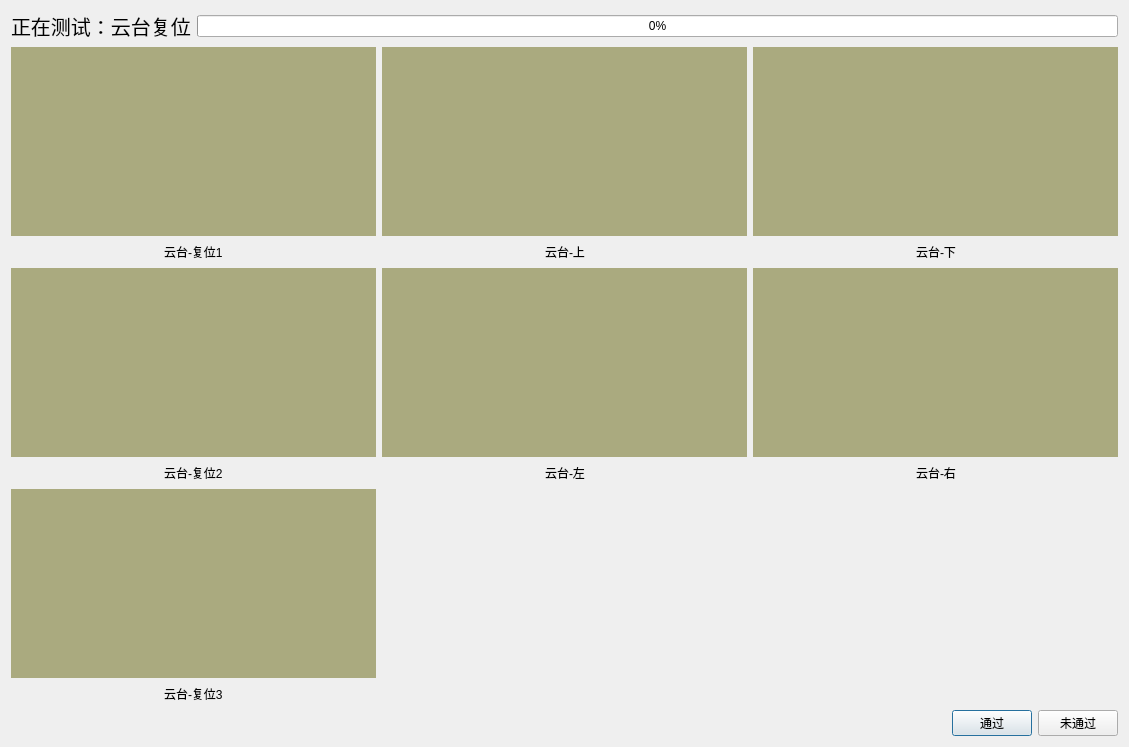
<?xml version="1.0" encoding="UTF-8"?>
<ui version="4.0">
 <class>ptz_Dialog</class>
 <widget class="QDialog" name="ptz_Dialog">
  <property name="geometry">
   <rect>
    <x>0</x>
    <y>0</y>
    <width>1129</width>
    <height>747</height>
   </rect>
  </property>
  <property name="windowTitle">
   <string>云台测试</string>
  </property>
  <layout class="QVBoxLayout" name="verticalLayout" stretch="0,1,0">
   <item>
    <layout class="QHBoxLayout" name="layout_progress">
     <item>
      <widget class="QLabel" name="label_step">
       <property name="font">
        <font>
         <pointsize>15</pointsize>
        </font>
       </property>
       <property name="text">
        <string>正在测试：云台复位</string>
       </property>
       <property name="margin">
        <number>8</number>
       </property>
      </widget>
     </item>
     <item>
      <widget class="QProgressBar" name="progressBar">
       <property name="value">
        <number>0</number>
       </property>
      </widget>
     </item>
    </layout>
   </item>
   <item>
    <layout class="QGridLayout" name="layout_test_step" rowstretch="1,1,1" columnstretch="1,1,1">
     <item row="0" column="1">
      <layout class="QVBoxLayout" name="layout_ptz_up" stretch="1,0">
       <item>
        <widget class="QLabel" name="label_ptz_up_pic">
         <property name="palette">
          <palette>
           <active>
            <colorrole role="Button">
             <brush brushstyle="SolidPattern">
              <color alpha="255">
               <red>170</red>
               <green>170</green>
               <blue>127</blue>
              </color>
             </brush>
            </colorrole>
            <colorrole role="Base">
             <brush brushstyle="SolidPattern">
              <color alpha="255">
               <red>170</red>
               <green>170</green>
               <blue>127</blue>
              </color>
             </brush>
            </colorrole>
            <colorrole role="Window">
             <brush brushstyle="SolidPattern">
              <color alpha="255">
               <red>170</red>
               <green>170</green>
               <blue>127</blue>
              </color>
             </brush>
            </colorrole>
           </active>
           <inactive>
            <colorrole role="Button">
             <brush brushstyle="SolidPattern">
              <color alpha="255">
               <red>170</red>
               <green>170</green>
               <blue>127</blue>
              </color>
             </brush>
            </colorrole>
            <colorrole role="Base">
             <brush brushstyle="SolidPattern">
              <color alpha="255">
               <red>170</red>
               <green>170</green>
               <blue>127</blue>
              </color>
             </brush>
            </colorrole>
            <colorrole role="Window">
             <brush brushstyle="SolidPattern">
              <color alpha="255">
               <red>170</red>
               <green>170</green>
               <blue>127</blue>
              </color>
             </brush>
            </colorrole>
           </inactive>
           <disabled>
            <colorrole role="Button">
             <brush brushstyle="SolidPattern">
              <color alpha="255">
               <red>170</red>
               <green>170</green>
               <blue>127</blue>
              </color>
             </brush>
            </colorrole>
            <colorrole role="Base">
             <brush brushstyle="SolidPattern">
              <color alpha="255">
               <red>170</red>
               <green>170</green>
               <blue>127</blue>
              </color>
             </brush>
            </colorrole>
            <colorrole role="Window">
             <brush brushstyle="SolidPattern">
              <color alpha="255">
               <red>170</red>
               <green>170</green>
               <blue>127</blue>
              </color>
             </brush>
            </colorrole>
           </disabled>
          </palette>
         </property>
         <property name="styleSheet">
          <string notr="true">background-color: rgb(170, 170, 127);</string>
         </property>
         <property name="text">
          <string/>
         </property>
         <property name="scaledContents">
          <bool>true</bool>
         </property>
        </widget>
       </item>
       <item>
        <layout class="QHBoxLayout" name="layout_ptz_up_result">
         <item>
          <spacer name="horizontalSpacer_15">
           <property name="orientation">
            <enum>Qt::Horizontal</enum>
           </property>
           <property name="sizeHint" stdset="0">
            <size>
             <width>40</width>
             <height>20</height>
            </size>
           </property>
          </spacer>
         </item>
         <item>
          <widget class="QLabel" name="label_ptz_up_text">
           <property name="text">
            <string>云台-上</string>
           </property>
          </widget>
         </item>
         <item>
          <spacer name="horizontalSpacer_16">
           <property name="orientation">
            <enum>Qt::Horizontal</enum>
           </property>
           <property name="sizeHint" stdset="0">
            <size>
             <width>40</width>
             <height>20</height>
            </size>
           </property>
          </spacer>
         </item>
        </layout>
       </item>
      </layout>
     </item>
     <item row="1" column="2">
      <layout class="QVBoxLayout" name="layout_ptz_right" stretch="1,0">
       <item>
        <widget class="QLabel" name="label_ptz_right_pic">
         <property name="palette">
          <palette>
           <active>
            <colorrole role="Button">
             <brush brushstyle="SolidPattern">
              <color alpha="255">
               <red>170</red>
               <green>170</green>
               <blue>127</blue>
              </color>
             </brush>
            </colorrole>
            <colorrole role="Base">
             <brush brushstyle="SolidPattern">
              <color alpha="255">
               <red>170</red>
               <green>170</green>
               <blue>127</blue>
              </color>
             </brush>
            </colorrole>
            <colorrole role="Window">
             <brush brushstyle="SolidPattern">
              <color alpha="255">
               <red>170</red>
               <green>170</green>
               <blue>127</blue>
              </color>
             </brush>
            </colorrole>
           </active>
           <inactive>
            <colorrole role="Button">
             <brush brushstyle="SolidPattern">
              <color alpha="255">
               <red>170</red>
               <green>170</green>
               <blue>127</blue>
              </color>
             </brush>
            </colorrole>
            <colorrole role="Base">
             <brush brushstyle="SolidPattern">
              <color alpha="255">
               <red>170</red>
               <green>170</green>
               <blue>127</blue>
              </color>
             </brush>
            </colorrole>
            <colorrole role="Window">
             <brush brushstyle="SolidPattern">
              <color alpha="255">
               <red>170</red>
               <green>170</green>
               <blue>127</blue>
              </color>
             </brush>
            </colorrole>
           </inactive>
           <disabled>
            <colorrole role="Button">
             <brush brushstyle="SolidPattern">
              <color alpha="255">
               <red>170</red>
               <green>170</green>
               <blue>127</blue>
              </color>
             </brush>
            </colorrole>
            <colorrole role="Base">
             <brush brushstyle="SolidPattern">
              <color alpha="255">
               <red>170</red>
               <green>170</green>
               <blue>127</blue>
              </color>
             </brush>
            </colorrole>
            <colorrole role="Window">
             <brush brushstyle="SolidPattern">
              <color alpha="255">
               <red>170</red>
               <green>170</green>
               <blue>127</blue>
              </color>
             </brush>
            </colorrole>
           </disabled>
          </palette>
         </property>
         <property name="styleSheet">
          <string notr="true">background-color: rgb(170, 170, 127);</string>
         </property>
         <property name="text">
          <string/>
         </property>
         <property name="scaledContents">
          <bool>true</bool>
         </property>
        </widget>
       </item>
       <item>
        <layout class="QHBoxLayout" name="layout_ptz_right_result">
         <item>
          <spacer name="horizontalSpacer_21">
           <property name="orientation">
            <enum>Qt::Horizontal</enum>
           </property>
           <property name="sizeHint" stdset="0">
            <size>
             <width>40</width>
             <height>20</height>
            </size>
           </property>
          </spacer>
         </item>
         <item>
          <widget class="QLabel" name="label_ptz_right_text">
           <property name="text">
            <string>云台-右</string>
           </property>
          </widget>
         </item>
         <item>
          <spacer name="horizontalSpacer_22">
           <property name="orientation">
            <enum>Qt::Horizontal</enum>
           </property>
           <property name="sizeHint" stdset="0">
            <size>
             <width>40</width>
             <height>20</height>
            </size>
           </property>
          </spacer>
         </item>
        </layout>
       </item>
      </layout>
     </item>
     <item row="0" column="0">
      <layout class="QVBoxLayout" name="layout_ptz_reset_1" stretch="1,0">
       <item>
        <widget class="QLabel" name="label_ptz_reset_1_pic">
         <property name="palette">
          <palette>
           <active>
            <colorrole role="Button">
             <brush brushstyle="SolidPattern">
              <color alpha="255">
               <red>170</red>
               <green>170</green>
               <blue>127</blue>
              </color>
             </brush>
            </colorrole>
            <colorrole role="Base">
             <brush brushstyle="SolidPattern">
              <color alpha="255">
               <red>170</red>
               <green>170</green>
               <blue>127</blue>
              </color>
             </brush>
            </colorrole>
            <colorrole role="Window">
             <brush brushstyle="SolidPattern">
              <color alpha="255">
               <red>170</red>
               <green>170</green>
               <blue>127</blue>
              </color>
             </brush>
            </colorrole>
           </active>
           <inactive>
            <colorrole role="Button">
             <brush brushstyle="SolidPattern">
              <color alpha="255">
               <red>170</red>
               <green>170</green>
               <blue>127</blue>
              </color>
             </brush>
            </colorrole>
            <colorrole role="Base">
             <brush brushstyle="SolidPattern">
              <color alpha="255">
               <red>170</red>
               <green>170</green>
               <blue>127</blue>
              </color>
             </brush>
            </colorrole>
            <colorrole role="Window">
             <brush brushstyle="SolidPattern">
              <color alpha="255">
               <red>170</red>
               <green>170</green>
               <blue>127</blue>
              </color>
             </brush>
            </colorrole>
           </inactive>
           <disabled>
            <colorrole role="Button">
             <brush brushstyle="SolidPattern">
              <color alpha="255">
               <red>170</red>
               <green>170</green>
               <blue>127</blue>
              </color>
             </brush>
            </colorrole>
            <colorrole role="Base">
             <brush brushstyle="SolidPattern">
              <color alpha="255">
               <red>170</red>
               <green>170</green>
               <blue>127</blue>
              </color>
             </brush>
            </colorrole>
            <colorrole role="Window">
             <brush brushstyle="SolidPattern">
              <color alpha="255">
               <red>170</red>
               <green>170</green>
               <blue>127</blue>
              </color>
             </brush>
            </colorrole>
           </disabled>
          </palette>
         </property>
         <property name="styleSheet">
          <string notr="true">background-color: rgb(170, 170, 127);</string>
         </property>
         <property name="text">
          <string/>
         </property>
         <property name="scaledContents">
          <bool>true</bool>
         </property>
        </widget>
       </item>
       <item>
        <layout class="QHBoxLayout" name="layout_ptz_reset_1_result">
         <item>
          <spacer name="horizontalSpacer_25">
           <property name="orientation">
            <enum>Qt::Horizontal</enum>
           </property>
           <property name="sizeHint" stdset="0">
            <size>
             <width>40</width>
             <height>20</height>
            </size>
           </property>
          </spacer>
         </item>
         <item>
          <widget class="QLabel" name="label_ptz_reset_1_text">
           <property name="text">
            <string>云台-复位1</string>
           </property>
          </widget>
         </item>
         <item>
          <spacer name="horizontalSpacer_26">
           <property name="orientation">
            <enum>Qt::Horizontal</enum>
           </property>
           <property name="sizeHint" stdset="0">
            <size>
             <width>40</width>
             <height>20</height>
            </size>
           </property>
          </spacer>
         </item>
        </layout>
       </item>
      </layout>
     </item>
     <item row="0" column="2">
      <layout class="QVBoxLayout" name="layout_ptz_down" stretch="1,0">
       <item>
        <widget class="QLabel" name="label_ptz_down_pic">
         <property name="palette">
          <palette>
           <active>
            <colorrole role="Button">
             <brush brushstyle="SolidPattern">
              <color alpha="255">
               <red>170</red>
               <green>170</green>
               <blue>127</blue>
              </color>
             </brush>
            </colorrole>
            <colorrole role="Base">
             <brush brushstyle="SolidPattern">
              <color alpha="255">
               <red>170</red>
               <green>170</green>
               <blue>127</blue>
              </color>
             </brush>
            </colorrole>
            <colorrole role="Window">
             <brush brushstyle="SolidPattern">
              <color alpha="255">
               <red>170</red>
               <green>170</green>
               <blue>127</blue>
              </color>
             </brush>
            </colorrole>
           </active>
           <inactive>
            <colorrole role="Button">
             <brush brushstyle="SolidPattern">
              <color alpha="255">
               <red>170</red>
               <green>170</green>
               <blue>127</blue>
              </color>
             </brush>
            </colorrole>
            <colorrole role="Base">
             <brush brushstyle="SolidPattern">
              <color alpha="255">
               <red>170</red>
               <green>170</green>
               <blue>127</blue>
              </color>
             </brush>
            </colorrole>
            <colorrole role="Window">
             <brush brushstyle="SolidPattern">
              <color alpha="255">
               <red>170</red>
               <green>170</green>
               <blue>127</blue>
              </color>
             </brush>
            </colorrole>
           </inactive>
           <disabled>
            <colorrole role="Button">
             <brush brushstyle="SolidPattern">
              <color alpha="255">
               <red>170</red>
               <green>170</green>
               <blue>127</blue>
              </color>
             </brush>
            </colorrole>
            <colorrole role="Base">
             <brush brushstyle="SolidPattern">
              <color alpha="255">
               <red>170</red>
               <green>170</green>
               <blue>127</blue>
              </color>
             </brush>
            </colorrole>
            <colorrole role="Window">
             <brush brushstyle="SolidPattern">
              <color alpha="255">
               <red>170</red>
               <green>170</green>
               <blue>127</blue>
              </color>
             </brush>
            </colorrole>
           </disabled>
          </palette>
         </property>
         <property name="styleSheet">
          <string notr="true">background-color: rgb(170, 170, 127);</string>
         </property>
         <property name="text">
          <string/>
         </property>
         <property name="scaledContents">
          <bool>true</bool>
         </property>
        </widget>
       </item>
       <item>
        <layout class="QHBoxLayout" name="layout_ptz_down_result">
         <item>
          <spacer name="horizontalSpacer_13">
           <property name="orientation">
            <enum>Qt::Horizontal</enum>
           </property>
           <property name="sizeHint" stdset="0">
            <size>
             <width>40</width>
             <height>20</height>
            </size>
           </property>
          </spacer>
         </item>
         <item>
          <widget class="QLabel" name="label_ptz_down_text">
           <property name="text">
            <string>云台-下</string>
           </property>
          </widget>
         </item>
         <item>
          <spacer name="horizontalSpacer_14">
           <property name="orientation">
            <enum>Qt::Horizontal</enum>
           </property>
           <property name="sizeHint" stdset="0">
            <size>
             <width>40</width>
             <height>20</height>
            </size>
           </property>
          </spacer>
         </item>
        </layout>
       </item>
      </layout>
     </item>
     <item row="1" column="0">
      <layout class="QVBoxLayout" name="layout_ptz_reset_2" stretch="1,0">
       <item>
        <widget class="QLabel" name="label_ptz_reset_2_pic">
         <property name="palette">
          <palette>
           <active>
            <colorrole role="Button">
             <brush brushstyle="SolidPattern">
              <color alpha="255">
               <red>170</red>
               <green>170</green>
               <blue>127</blue>
              </color>
             </brush>
            </colorrole>
            <colorrole role="Base">
             <brush brushstyle="SolidPattern">
              <color alpha="255">
               <red>170</red>
               <green>170</green>
               <blue>127</blue>
              </color>
             </brush>
            </colorrole>
            <colorrole role="Window">
             <brush brushstyle="SolidPattern">
              <color alpha="255">
               <red>170</red>
               <green>170</green>
               <blue>127</blue>
              </color>
             </brush>
            </colorrole>
           </active>
           <inactive>
            <colorrole role="Button">
             <brush brushstyle="SolidPattern">
              <color alpha="255">
               <red>170</red>
               <green>170</green>
               <blue>127</blue>
              </color>
             </brush>
            </colorrole>
            <colorrole role="Base">
             <brush brushstyle="SolidPattern">
              <color alpha="255">
               <red>170</red>
               <green>170</green>
               <blue>127</blue>
              </color>
             </brush>
            </colorrole>
            <colorrole role="Window">
             <brush brushstyle="SolidPattern">
              <color alpha="255">
               <red>170</red>
               <green>170</green>
               <blue>127</blue>
              </color>
             </brush>
            </colorrole>
           </inactive>
           <disabled>
            <colorrole role="Button">
             <brush brushstyle="SolidPattern">
              <color alpha="255">
               <red>170</red>
               <green>170</green>
               <blue>127</blue>
              </color>
             </brush>
            </colorrole>
            <colorrole role="Base">
             <brush brushstyle="SolidPattern">
              <color alpha="255">
               <red>170</red>
               <green>170</green>
               <blue>127</blue>
              </color>
             </brush>
            </colorrole>
            <colorrole role="Window">
             <brush brushstyle="SolidPattern">
              <color alpha="255">
               <red>170</red>
               <green>170</green>
               <blue>127</blue>
              </color>
             </brush>
            </colorrole>
           </disabled>
          </palette>
         </property>
         <property name="styleSheet">
          <string notr="true">background-color: rgb(170, 170, 127);</string>
         </property>
         <property name="text">
          <string/>
         </property>
         <property name="scaledContents">
          <bool>true</bool>
         </property>
        </widget>
       </item>
       <item>
        <layout class="QHBoxLayout" name="layout_ptz_reset_2_result">
         <item>
          <spacer name="horizontalSpacer_19">
           <property name="orientation">
            <enum>Qt::Horizontal</enum>
           </property>
           <property name="sizeHint" stdset="0">
            <size>
             <width>40</width>
             <height>20</height>
            </size>
           </property>
          </spacer>
         </item>
         <item>
          <widget class="QLabel" name="label_ptz_reset_2_text">
           <property name="text">
            <string>云台-复位2</string>
           </property>
          </widget>
         </item>
         <item>
          <spacer name="horizontalSpacer_20">
           <property name="orientation">
            <enum>Qt::Horizontal</enum>
           </property>
           <property name="sizeHint" stdset="0">
            <size>
             <width>40</width>
             <height>20</height>
            </size>
           </property>
          </spacer>
         </item>
        </layout>
       </item>
      </layout>
     </item>
     <item row="1" column="1">
      <layout class="QVBoxLayout" name="layout_ptz_left" stretch="1,0">
       <item>
        <widget class="QLabel" name="label_ptz_left_pic">
         <property name="palette">
          <palette>
           <active>
            <colorrole role="Button">
             <brush brushstyle="SolidPattern">
              <color alpha="255">
               <red>170</red>
               <green>170</green>
               <blue>127</blue>
              </color>
             </brush>
            </colorrole>
            <colorrole role="Base">
             <brush brushstyle="SolidPattern">
              <color alpha="255">
               <red>170</red>
               <green>170</green>
               <blue>127</blue>
              </color>
             </brush>
            </colorrole>
            <colorrole role="Window">
             <brush brushstyle="SolidPattern">
              <color alpha="255">
               <red>170</red>
               <green>170</green>
               <blue>127</blue>
              </color>
             </brush>
            </colorrole>
           </active>
           <inactive>
            <colorrole role="Button">
             <brush brushstyle="SolidPattern">
              <color alpha="255">
               <red>170</red>
               <green>170</green>
               <blue>127</blue>
              </color>
             </brush>
            </colorrole>
            <colorrole role="Base">
             <brush brushstyle="SolidPattern">
              <color alpha="255">
               <red>170</red>
               <green>170</green>
               <blue>127</blue>
              </color>
             </brush>
            </colorrole>
            <colorrole role="Window">
             <brush brushstyle="SolidPattern">
              <color alpha="255">
               <red>170</red>
               <green>170</green>
               <blue>127</blue>
              </color>
             </brush>
            </colorrole>
           </inactive>
           <disabled>
            <colorrole role="Button">
             <brush brushstyle="SolidPattern">
              <color alpha="255">
               <red>170</red>
               <green>170</green>
               <blue>127</blue>
              </color>
             </brush>
            </colorrole>
            <colorrole role="Base">
             <brush brushstyle="SolidPattern">
              <color alpha="255">
               <red>170</red>
               <green>170</green>
               <blue>127</blue>
              </color>
             </brush>
            </colorrole>
            <colorrole role="Window">
             <brush brushstyle="SolidPattern">
              <color alpha="255">
               <red>170</red>
               <green>170</green>
               <blue>127</blue>
              </color>
             </brush>
            </colorrole>
           </disabled>
          </palette>
         </property>
         <property name="styleSheet">
          <string notr="true">background-color: rgb(170, 170, 127);</string>
         </property>
         <property name="text">
          <string/>
         </property>
         <property name="scaledContents">
          <bool>true</bool>
         </property>
        </widget>
       </item>
       <item>
        <layout class="QHBoxLayout" name="layout_ptz_left_result">
         <item>
          <spacer name="horizontalSpacer_17">
           <property name="orientation">
            <enum>Qt::Horizontal</enum>
           </property>
           <property name="sizeHint" stdset="0">
            <size>
             <width>40</width>
             <height>20</height>
            </size>
           </property>
          </spacer>
         </item>
         <item>
          <widget class="QLabel" name="label_ptz_left_text">
           <property name="text">
            <string>云台-左</string>
           </property>
          </widget>
         </item>
         <item>
          <spacer name="horizontalSpacer_18">
           <property name="orientation">
            <enum>Qt::Horizontal</enum>
           </property>
           <property name="sizeHint" stdset="0">
            <size>
             <width>40</width>
             <height>20</height>
            </size>
           </property>
          </spacer>
         </item>
        </layout>
       </item>
      </layout>
     </item>
     <item row="2" column="0">
      <layout class="QVBoxLayout" name="layout_ptz_reset_3" stretch="1,0">
       <item>
        <widget class="QLabel" name="label_ptz_reset_3_pic">
         <property name="palette">
          <palette>
           <active>
            <colorrole role="Button">
             <brush brushstyle="SolidPattern">
              <color alpha="255">
               <red>170</red>
               <green>170</green>
               <blue>127</blue>
              </color>
             </brush>
            </colorrole>
            <colorrole role="Base">
             <brush brushstyle="SolidPattern">
              <color alpha="255">
               <red>170</red>
               <green>170</green>
               <blue>127</blue>
              </color>
             </brush>
            </colorrole>
            <colorrole role="Window">
             <brush brushstyle="SolidPattern">
              <color alpha="255">
               <red>170</red>
               <green>170</green>
               <blue>127</blue>
              </color>
             </brush>
            </colorrole>
           </active>
           <inactive>
            <colorrole role="Button">
             <brush brushstyle="SolidPattern">
              <color alpha="255">
               <red>170</red>
               <green>170</green>
               <blue>127</blue>
              </color>
             </brush>
            </colorrole>
            <colorrole role="Base">
             <brush brushstyle="SolidPattern">
              <color alpha="255">
               <red>170</red>
               <green>170</green>
               <blue>127</blue>
              </color>
             </brush>
            </colorrole>
            <colorrole role="Window">
             <brush brushstyle="SolidPattern">
              <color alpha="255">
               <red>170</red>
               <green>170</green>
               <blue>127</blue>
              </color>
             </brush>
            </colorrole>
           </inactive>
           <disabled>
            <colorrole role="Button">
             <brush brushstyle="SolidPattern">
              <color alpha="255">
               <red>170</red>
               <green>170</green>
               <blue>127</blue>
              </color>
             </brush>
            </colorrole>
            <colorrole role="Base">
             <brush brushstyle="SolidPattern">
              <color alpha="255">
               <red>170</red>
               <green>170</green>
               <blue>127</blue>
              </color>
             </brush>
            </colorrole>
            <colorrole role="Window">
             <brush brushstyle="SolidPattern">
              <color alpha="255">
               <red>170</red>
               <green>170</green>
               <blue>127</blue>
              </color>
             </brush>
            </colorrole>
           </disabled>
          </palette>
         </property>
         <property name="styleSheet">
          <string notr="true">background-color: rgb(170, 170, 127);</string>
         </property>
         <property name="text">
          <string/>
         </property>
         <property name="scaledContents">
          <bool>true</bool>
         </property>
        </widget>
       </item>
       <item>
        <layout class="QHBoxLayout" name="layout_ptz_reset_3_result">
         <item>
          <spacer name="horizontalSpacer_27">
           <property name="orientation">
            <enum>Qt::Horizontal</enum>
           </property>
           <property name="sizeHint" stdset="0">
            <size>
             <width>40</width>
             <height>20</height>
            </size>
           </property>
          </spacer>
         </item>
         <item>
          <widget class="QLabel" name="label_ptz_reset_3_text">
           <property name="text">
            <string>云台-复位3</string>
           </property>
          </widget>
         </item>
         <item>
          <spacer name="horizontalSpacer_28">
           <property name="orientation">
            <enum>Qt::Horizontal</enum>
           </property>
           <property name="sizeHint" stdset="0">
            <size>
             <width>40</width>
             <height>20</height>
            </size>
           </property>
          </spacer>
         </item>
        </layout>
       </item>
      </layout>
     </item>
    </layout>
   </item>
   <item>
    <layout class="QHBoxLayout" name="layout_button">
     <item>
      <spacer name="horizontalSpacer_24">
       <property name="orientation">
        <enum>Qt::Horizontal</enum>
       </property>
       <property name="sizeHint" stdset="0">
        <size>
         <width>40</width>
         <height>20</height>
        </size>
       </property>
      </spacer>
     </item>
     <item>
      <widget class="QPushButton" name="pushButton_pass">
       <property name="text">
        <string>通过</string>
       </property>
      </widget>
     </item>
     <item>
      <widget class="QPushButton" name="pushButton_failed">
       <property name="text">
        <string>未通过</string>
       </property>
      </widget>
     </item>
    </layout>
   </item>
  </layout>
 </widget>
 <resources/>
 <connections/>
</ui>
